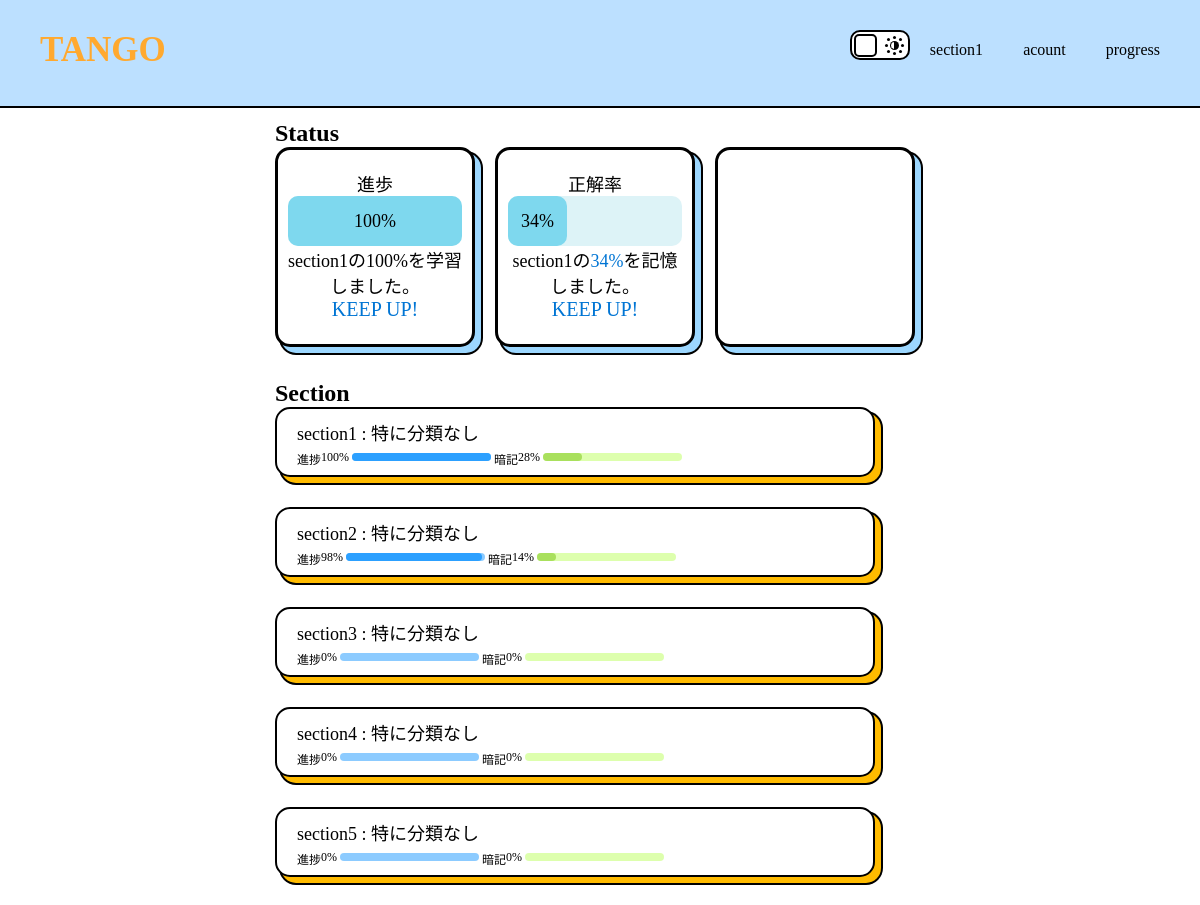
The page / on the database its author committed.
### flaskr/models.py (models this page shows)
class Progress(db.Model):
    id = db.Column(db.Integer, primary_key=True)
    answerrate = db.Column(db.String(1000))
    answered = db.Column(db.String(1000))
    section = db.Column(db.String(100))

### flaskr/views.py (the view)
@views.route('/', methods=['GET'])
def home():
    answer = Word1.query.filter_by(learning=1, section=1).count()
    answered = Word1.query.filter_by(learning=0, section=1).count()
    total = Word1.query.filter_by(section=1).count()
    answer_rate = round(answer / total * 100)
    answered = round((1- answered / total) * 100)
    progresses = Progress.query.all()
    return render_template('home.html', answer_rate=answer_rate, progress=answered, progresses=progresses)

### flaskr/templates/home.html (shortened to what this page needs)
{% extends 'base.html' %}
{% block content %}
<div class="home">
    <h2>Status</h2>
    <ul class="status-wrap">
        <li class="status box light-theme">
            <p>進歩</p>
            <div class="bar-wrap bar1-wrap">
                <div class="bar bar1 light-theme" style="width:{{ progress }}%">{{ progress }}%</div>
            </div>
            <p>section1の{{ progress }}%を学習しました。</p>
            <p class="st-text2">KEEP UP!</p>
        </li>
        <li class="status box light-theme">
            <p class="st-text1">正解率</p>
            <div class="bar-wrap bar1-wrap">
                <div class="bar bar1 light-theme" style="width:{{ answer_rate }}%">{{ answer_rate }}%</div>
            </div>
            <p>section1の<span style="color: rgb(0, 117, 212);">{{ answer_rate }}%</span>を記憶しました。</p>
            <p class="st-text2">KEEP UP!</p>
        </li>
        <li class="status box light-theme"></li>
    </ul>
    <h2>Section</h2>
    <div>
        {% for progress in progresses %}
        <li class="section box light-theme" value="{{ progress.section }}">
            <p>section{{ progress.section }} : 特に分類なし</p>
            <div class="section-bars">
                <p>進捗</p>
                <p class="prg-percent">{{ progress.answered }}%</p>
                <div class="bar-wrap bar-se1-wrap">
                    <div class="bar bar-se1 light-theme" style="width:{{ progress.answered }}%"></div>
                </div>
                <p>暗記</p>
                <p class="ar-percent">{{ progress.answerrate }}%</p>
                <div class="bar-wrap bar-se2-wrap">
                    <div class="bar bar-se2 light-theme" style="width:{{ progress.answerrate }}%"></div>
                </div>
            </div>
        </li>
        {% endfor %}
    </div>
</div>
{% endblock %}

### flaskr/templates/base.html (shortened to what this page needs)
<!DOCTYPE html>
<html>
    <head>
        <link rel="stylesheet" href="../static/css/style.css">
        <link rel="stylesheet" href="../static/css/style_section.css">
        <link rel="stylesheet" href="../static/css/style_home.css">
        <link rel="stylesheet" href="../static/css/style_dark.css">
        <link rel="stylesheet" href="http://code.jquery.com/ui/1.12.1/themes/base/jquery-ui.css">
    </head>
    <body class="light-theme">
        <header class="light-theme">
            <div class="header-title"><a href="/">TANGO</a></div>
            <label for="btn-mode" class="light-theme">
                <span class="slider"></span>
                <div class="darkmode-icon"></div>
            </label>
            <nav class="nav-bar box">
                <li class="nav-link"><a href="/section1/test">section1</a></li>
                <li class="nav-link"><a href="#">acount</a></li>
                <li class="nav-link"><a href="#">progress</a></li>
            </nav>
        </header>
        <div class="content-wrap">
        {% block content %}
        {% endblock %}
        </div>
    </body>
</html>

### flaskr/static/css/style.css (style rules this page uses)
:root { --dark-color:rgb(224, 224, 224); --dark-border: rgb(182, 182, 182); --dark-bgc:rgb(37, 40, 45); }
* { margin: 0; padding: 0; box-sizing: border-box; }
body { font-family: Meiryo, "Yu Mincho", "ヒラギノ角ゴ ProN", 游ゴシック; }
li { list-style-type: none; }
header { background-color: rgb(255, 173, 42); border-bottom: solid 2px black; display: flex; line-height: 100px; width: 100%; position: fixed; top: 0; left: 0; }
.header-title a { text-decoration: none; font-size: 35px; font-weight: bold; margin-left: 40px; color: rgb(255, 169, 47); }
label { background-color: white; border: 2px solid black; border-radius: 10px; width: 60px; height: 30px; display: inline-block; margin-top: 30px; margin-right: 20px; position: relative; cursor: pointer; margin-left: auto; }
.darkmode-icon { top: 3px; right: 3px; color: #000; position: absolute; margin-right: 6px; margin-top: 6px; width: 9px; height: 9px; border-radius: 50%; border-color: black; border-style: solid; border-width: 1px 5px 1px 1px; box-shadow: -8px 0 0 -3px black, 8px 0 0 -3px black, 0 -8px 0 -3px black, 0 8px 0 -3px black, -6px -6px 0 -3px black, -6px 6px 0 -3px black, 6px -6px 0 -3px black, 6px 6px 0 -3px black; }
.slider { position: absolute; border-radius: 5px; border: solid 2px black; top: 2px; left: 2px; content: ' '; background-color: rgb(255, 255, 255); width: 23px; height: 23px; }
.nav-bar { display: flex; }
.nav-link a { color: black; text-decoration: none; margin-right: 40px; }
.content-wrap { margin: 120px auto; max-width: 650px; }
.light-theme { background-color: rgb(255, 255, 255); }

### flaskr/static/css/style_home.css (style rules this page uses)
.status-wrap { display: flex; margin-bottom: 20px; }
.status { text-align: center; width: 200px; height: 200px; border-radius: 15px; margin-right: 20px; margin-bottom: 13px; padding: 20px 10px 10px; display: inline-block; flex-shrink: 0; border: 3px solid black; box-shadow: rgb(156, 215, 255) 6px 6px, black 6px 6px 0 2px; font-size: large; }
.box { border-radius: 15px; }
.st-text2 { font-size: 20px; color: rgb(0, 117, 212); }
.bar-wrap { border-radius: 10px; }
.bar { border-radius: 10px; }
.bar1-wrap { background-color: rgb(221, 243, 247); }
.bar1 { background-color: rgb(126, 216, 238); line-height: 50px; }
.section { width: 600px; height: 70px; margin-bottom: 30px; box-shadow: rgb(255, 187, 0) 6px 6px, black 6px 6px 0 2px; border: solid 2px black; font-size: large; cursor: pointer; padding: 10px 20px; }
.section-bars { display: flex; width: 100%; height: 13px; margin-top: 5px; }
.section-bars p { font-size: 12px; }
.bar-se1-wrap { width: 25%; margin: 3px 3px; background-color: rgb(140, 203, 255); height: 8px; }
.bar-se1 { background-color: rgb(44, 160, 255); height: 8px; }
.bar-se2-wrap { width: 25%; margin: 3px 3px; height: 8px; background-color: rgba(194, 255, 108, 0.551); }
.bar-se2 { height: 8px; background-color: rgb(169, 224, 93); }

### flaskr/static/css/style_dark.css (style rules this page uses)
header.light-theme { background-color: rgb(188, 224, 255); }

### rows shown on the page
Progress: section "1", answered "100", answerrate "28"
Progress: section "2", answered "98", answerrate "14"
Progress: section "3", answered "0", answerrate "0"
Progress: section "4", answered "0", answerrate "0"
Progress: section "5", answered "0", answerrate "0"

### other values the page prints
{{ progress }} "100"
{{ answer_rate }} "34"
